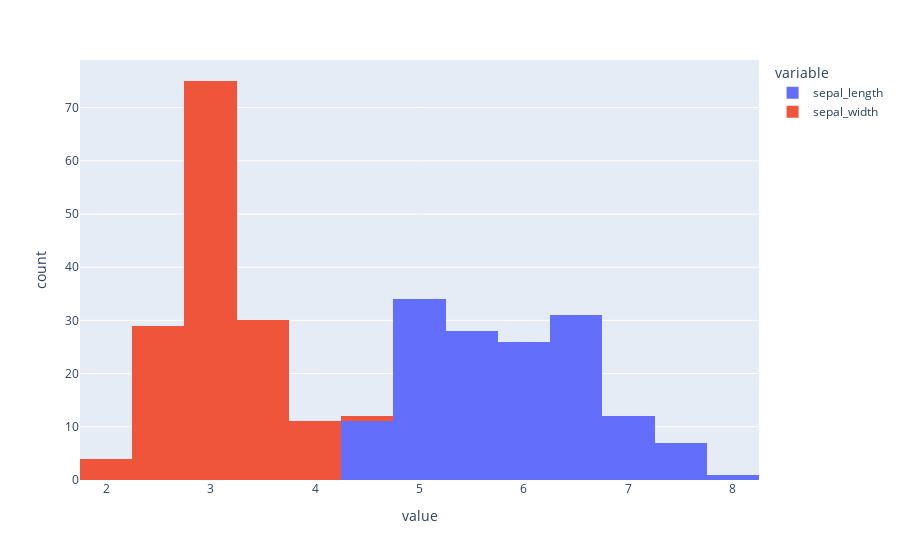

Notebook code for this chart:
### Markdown cell above
```
Plot sepal_length and sepal_width features on the same histogram. 
```

### Code cell
fig = px.histogram(df, x=["sepal_length","sepal_width"], nbins=20)
fig.show()

### Figure 1 — Plotly figure (JSON) as saved in the notebook; plotly's stock layout.template omitted (floating-point values rounded to 4 significant figures; data arrays with more than 128 entries replaced by an {"elided": "..."} marker saying what was removed)
{"data": [{"alignmentgroup": "True", "bingroup": "x", "hovertemplate": "variable=sepal_length<br>value=%{x}<br>count=%{y}<extra></extra>", "legendgroup": "sepal_length", "marker": {"color": "#636efa"}, "name": "sepal_length", "nbinsx": 20, "offsetgroup": "sepal_length", "orientation": "v", "showlegend": true, "type": "histogram", "x": {"elided": "150 float values"}, "xaxis": "x", "yaxis": "y"}, {"alignmentgroup": "True", "bingroup": "x", "hovertemplate": "variable=sepal_width<br>value=%{x}<br>count=%{y}<extra></extra>", "legendgroup": "sepal_width", "marker": {"color": "#EF553B"}, "name": "sepal_width", "nbinsx": 20, "offsetgroup": "sepal_width", "orientation": "v", "showlegend": true, "type": "histogram", "x": {"elided": "150 float values"}, "xaxis": "x", "yaxis": "y"}], "layout": {"barmode": "relative", "legend": {"title": {"text": "variable"}, "tracegroupgap": 0}, "margin": {"t": 60}, "xaxis": {"anchor": "y", "domain": [0, 1], "title": {"text": "value"}}, "yaxis": {"anchor": "x", "domain": [0, 1], "title": {"text": "count"}}}}
